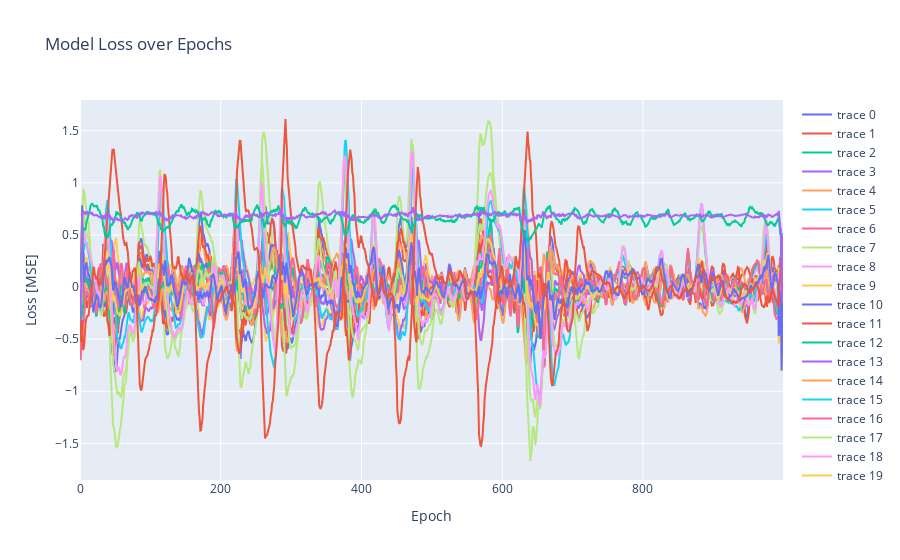

Notebook code cell kept with this figure:
### Code cell
pred = autoencoder.predict(X_train_normal[:1])
a = np.transpose(pred, (0,2,1))
data = []
for i in a[0]:
    data.append(
        go.Scatter(y=i)
    )

fig = go.Figure(
    data = data,
    layout = {"yaxis": {"title": "Loss [MSE]"}, "xaxis": {"title": "Epoch"}, "title": "Model Loss over Epochs"}
)

fig.show()

### Figure 1 — Plotly figure (JSON) as saved in the notebook; plotly's stock layout.template omitted (floating-point values rounded to 4 significant figures; data arrays with more than 128 entries replaced by an {"elided": "..."} marker saying what was removed)
{"data": [{"type": "scatter", "y": {"elided": "1000 float values"}}, {"type": "scatter", "y": {"elided": "1000 float values"}}, {"type": "scatter", "y": {"elided": "1000 float values"}}, {"type": "scatter", "y": {"elided": "1000 float values"}}, {"type": "scatter", "y": {"elided": "1000 float values"}}, {"type": "scatter", "y": {"elided": "1000 float values"}}, {"type": "scatter", "y": {"elided": "1000 float values"}}, {"type": "scatter", "y": {"elided": "1000 float values"}}, {"type": "scatter", "y": {"elided": "1000 float values"}}, {"type": "scatter", "y": {"elided": "1000 float values"}}, {"type": "scatter", "y": {"elided": "1000 float values"}}, {"type": "scatter", "y": {"elided": "1000 float values"}}, {"type": "scatter", "y": {"elided": "1000 float values"}}, {"type": "scatter", "y": {"elided": "1000 float values"}}, {"type": "scatter", "y": {"elided": "1000 float values"}}, {"type": "scatter", "y": {"elided": "1000 float values"}}, {"type": "scatter", "y": {"elided": "1000 float values"}}, {"type": "scatter", "y": {"elided": "1000 float values"}}, {"type": "scatter", "y": {"elided": "1000 float values"}}, {"type": "scatter", "y": {"elided": "1000 float values"}}, {"type": "scatter", "y": {"elided": "1000 float values"}}, {"type": "scatter", "y": {"elided": "1000 float values"}}, {"type": "scatter", "y": {"elided": "1000 float values"}}, {"type": "scatter", "y": {"elided": "1000 float values"}}], "layout": {"title": {"text": "Model Loss over Epochs"}, "xaxis": {"title": {"text": "Epoch"}}, "yaxis": {"title": {"text": "Loss [MSE]"}}}}
